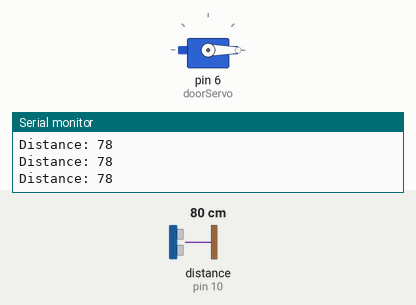
Simulated run of this sketch. Board: Arduino Uno, built with avr-gcc and run on an emulated ATmega328P. On the bench: servo, the last lines printed to the serial monitor. Wiring (inferred from the names in the program): ultrasonic range finder: trigger pin 9; echo pin 10. The inputs (shaded band) are chosen by the test bench; at power-on: distance to the obstacle (sensor on pin 10) 80 cm. The echo pulse lasts 58.3 µs per cm.

Above: at 1.2 s.
1.3 s: distance to the obstacle (sensor on pin 10) set to 23 cm
2.8 s: distance to the obstacle (sensor on pin 10) set to 18 cm
At 4.0 s:
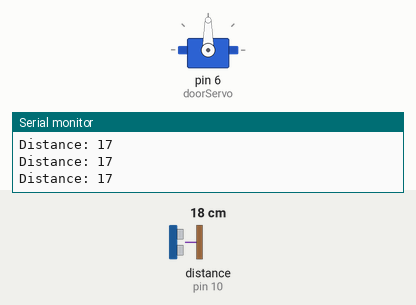
4.3 s: distance to the obstacle (sensor on pin 10) set to 35 cm
At 4.8 s:
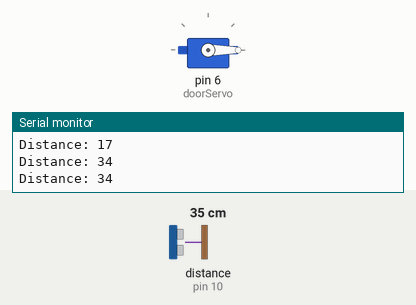
5.9 s: distance to the obstacle (sensor on pin 10) set to 2 cm
At 6.8 s:
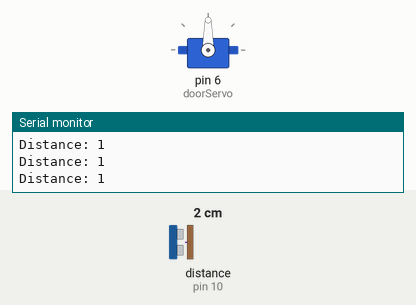
Timing chart, 0 to 8.5 s (numbered marks = the images above; inputs shaded):
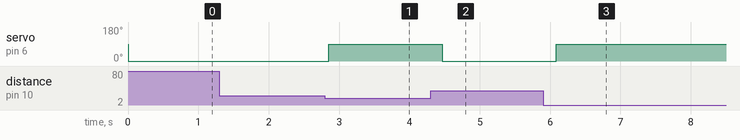

The sketch:

code.ino
```cpp
#include <Servo.h>
#define trigPin 9
#define echoPin 10
Servo doorServo;
long duration;
int distance;

void setup() {
  pinMode(trigPin, OUTPUT);
  pinMode(echoPin, INPUT);
  doorServo.attach(6);
  Serial.begin(9600);

}

void loop() {
  digitalWrite(trigPin, LOW);
  delayMicroseconds(2);
  digitalWrite(trigPin, HIGH);
  delayMicroseconds(10);
  digitalWrite(trigPin, LOW);
  duration = pulseIn(echoPin, HIGH);
  distance = duration * 0.034/2;
  Serial.print("Distance: ");
  Serial.println(distance);
  if(distance < 20){
    doorServo.write(90);
  }
  else{
    doorServo.write(0);
  }
  delay(200);

}
```

Measured:
- the behaviour switches between 21 and 20 cm on distance to the obstacle (sensor on pin 10) (found by bisection; images 0 and 1)
- after the input at 2.8 s, servo on pin 6 (doorServo): 0° → 90° after 0.05 s
- after the input at 4.3 s, servo on pin 6 (doorServo): 90° → 0° after 0.17 s
- after the input at 5.9 s, servo on pin 6 (doorServo): 0° → 90° after 0.19 s
